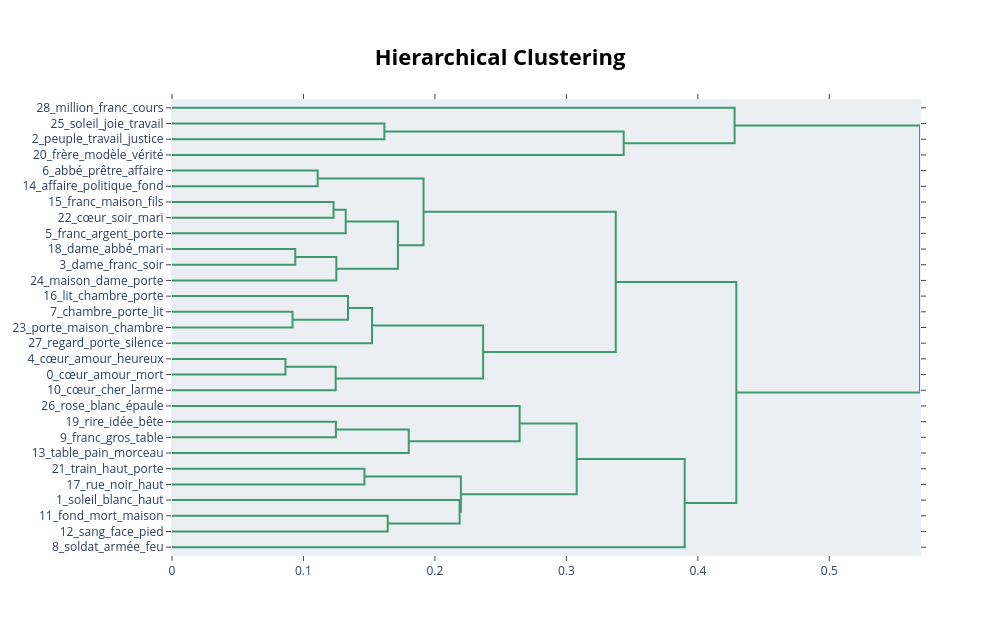

Write notebook code for a chart like this one.
### Code cell
fig = topic_model.visualize_hierarchy()
fig.show()

### Figure 1 — Plotly figure (JSON) as saved in the notebook; plotly's stock layout.template omitted (floating-point values rounded to 4 significant figures)
{"data": [{"hoverinfo": "text", "marker": {"color": "rgb(61,153,112)"}, "mode": "lines", "type": "scatter", "x": [0.0, 0.1616, 0.1616, 0.0], "xaxis": "x", "y": [-15.0, -15.0, -25.0, -25.0], "yaxis": "y"}, {"hoverinfo": "text", "marker": {"color": "rgb(61,153,112)"}, "mode": "lines", "type": "scatter", "x": [0.1616, 0.3436, 0.3436, 0.0], "xaxis": "x", "y": [-20.0, -20.0, -35.0, -35.0], "yaxis": "y"}, {"hoverinfo": "text", "marker": {"color": "rgb(61,153,112)"}, "mode": "lines", "type": "scatter", "x": [0.0, 0.4279, 0.4279, 0.3436], "xaxis": "x", "y": [-5.0, -5.0, -27.5, -27.5], "yaxis": "y"}, {"hoverinfo": "text", "marker": {"color": "rgb(61,153,112)"}, "mode": "lines", "type": "scatter", "x": [0.0, 0.1108, 0.1108, 0.0], "xaxis": "x", "y": [-45.0, -45.0, -55.0, -55.0], "yaxis": "y"}, {"hoverinfo": "text", "marker": {"color": "rgb(61,153,112)"}, "mode": "lines", "type": "scatter", "x": [0.0, 0.1229, 0.1229, 0.0], "xaxis": "x", "y": [-65.0, -65.0, -75.0, -75.0], "yaxis": "y"}, {"hoverinfo": "text", "marker": {"color": "rgb(61,153,112)"}, "mode": "lines", "type": "scatter", "x": [0.1229, 0.1321, 0.1321, 0.0], "xaxis": "x", "y": [-70.0, -70.0, -85.0, -85.0], "yaxis": "y"}, {"hoverinfo": "text", "marker": {"color": "rgb(61,153,112)"}, "mode": "lines", "type": "scatter", "x": [0.0, 0.09381, 0.09381, 0.0], "xaxis": "x", "y": [-95.0, -95.0, -105.0, -105.0], "yaxis": "y"}, {"hoverinfo": "text", "marker": {"color": "rgb(61,153,112)"}, "mode": "lines", "type": "scatter", "x": [0.09381, 0.125, 0.125, 0.0], "xaxis": "x", "y": [-100.0, -100.0, -115.0, -115.0], "yaxis": "y"}, {"hoverinfo": "text", "marker": {"color": "rgb(61,153,112)"}, "mode": "lines", "type": "scatter", "x": [0.1321, 0.1719, 0.1719, 0.125], "xaxis": "x", "y": [-77.5, -77.5, -107.5, -107.5], "yaxis": "y"}, {"hoverinfo": "text", "marker": {"color": "rgb(61,153,112)"}, "mode": "lines", "type": "scatter", "x": [0.1108, 0.1913, 0.1913, 0.1719], "xaxis": "x", "y": [-50.0, -50.0, -92.5, -92.5], "yaxis": "y"}, {"hoverinfo": "text", "marker": {"color": "rgb(61,153,112)"}, "mode": "lines", "type": "scatter", "x": [0.0, 0.09169, 0.09169, 0.0], "xaxis": "x", "y": [-135.0, -135.0, -145.0, -145.0], "yaxis": "y"}, {"hoverinfo": "text", "marker": {"color": "rgb(61,153,112)"}, "mode": "lines", "type": "scatter", "x": [0.0, 0.1339, 0.1339, 0.09169], "xaxis": "x", "y": [-125.0, -125.0, -140.0, -140.0], "yaxis": "y"}, {"hoverinfo": "text", "marker": {"color": "rgb(61,153,112)"}, "mode": "lines", "type": "scatter", "x": [0.1339, 0.1522, 0.1522, 0.0], "xaxis": "x", "y": [-132.5, -132.5, -155.0, -155.0], "yaxis": "y"}, {"hoverinfo": "text", "marker": {"color": "rgb(61,153,112)"}, "mode": "lines", "type": "scatter", "x": [0.0, 0.0863, 0.0863, 0.0], "xaxis": "x", "y": [-165.0, -165.0, -175.0, -175.0], "yaxis": "y"}, {"hoverinfo": "text", "marker": {"color": "rgb(61,153,112)"}, "mode": "lines", "type": "scatter", "x": [0.0863, 0.1245, 0.1245, 0.0], "xaxis": "x", "y": [-170.0, -170.0, -185.0, -185.0], "yaxis": "y"}, {"hoverinfo": "text", "marker": {"color": "rgb(61,153,112)"}, "mode": "lines", "type": "scatter", "x": [0.1522, 0.2366, 0.2366, 0.1245], "xaxis": "x", "y": [-143.8, -143.8, -177.5, -177.5], "yaxis": "y"}, {"hoverinfo": "text", "marker": {"color": "rgb(61,153,112)"}, "mode": "lines", "type": "scatter", "x": [0.1913, 0.3376, 0.3376, 0.2366], "xaxis": "x", "y": [-71.25, -71.25, -160.6, -160.6], "yaxis": "y"}, {"hoverinfo": "text", "marker": {"color": "rgb(61,153,112)"}, "mode": "lines", "type": "scatter", "x": [0.0, 0.1247, 0.1247, 0.0], "xaxis": "x", "y": [-205.0, -205.0, -215.0, -215.0], "yaxis": "y"}, {"hoverinfo": "text", "marker": {"color": "rgb(61,153,112)"}, "mode": "lines", "type": "scatter", "x": [0.1247, 0.1801, 0.1801, 0.0], "xaxis": "x", "y": [-210.0, -210.0, -225.0, -225.0], "yaxis": "y"}, {"hoverinfo": "text", "marker": {"color": "rgb(61,153,112)"}, "mode": "lines", "type": "scatter", "x": [0.0, 0.2644, 0.2644, 0.1801], "xaxis": "x", "y": [-195.0, -195.0, -217.5, -217.5], "yaxis": "y"}, {"hoverinfo": "text", "marker": {"color": "rgb(61,153,112)"}, "mode": "lines", "type": "scatter", "x": [0.0, 0.1464, 0.1464, 0.0], "xaxis": "x", "y": [-235.0, -235.0, -245.0, -245.0], "yaxis": "y"}, {"hoverinfo": "text", "marker": {"color": "rgb(61,153,112)"}, "mode": "lines", "type": "scatter", "x": [0.0, 0.1641, 0.1641, 0.0], "xaxis": "x", "y": [-265.0, -265.0, -275.0, -275.0], "yaxis": "y"}, {"hoverinfo": "text", "marker": {"color": "rgb(61,153,112)"}, "mode": "lines", "type": "scatter", "x": [0.0, 0.2188, 0.2188, 0.1641], "xaxis": "x", "y": [-255.0, -255.0, -270.0, -270.0], "yaxis": "y"}, {"hoverinfo": "text", "marker": {"color": "rgb(61,153,112)"}, "mode": "lines", "type": "scatter", "x": [0.1464, 0.2198, 0.2198, 0.2188], "xaxis": "x", "y": [-240.0, -240.0, -262.5, -262.5], "yaxis": "y"}, {"hoverinfo": "text", "marker": {"color": "rgb(61,153,112)"}, "mode": "lines", "type": "scatter", "x": [0.2644, 0.3078, 0.3078, 0.2198], "xaxis": "x", "y": [-206.2, -206.2, -251.2, -251.2], "yaxis": "y"}, {"hoverinfo": "text", "marker": {"color": "rgb(61,153,112)"}, "mode": "lines", "type": "scatter", "x": [0.3078, 0.39, 0.39, 0.0], "xaxis": "x", "y": [-228.8, -228.8, -285.0, -285.0], "yaxis": "y"}, {"hoverinfo": "text", "marker": {"color": "rgb(61,153,112)"}, "mode": "lines", "type": "scatter", "x": [0.3376, 0.4293, 0.4293, 0.39], "xaxis": "x", "y": [-115.9, -115.9, -256.9, -256.9], "yaxis": "y"}, {"hoverinfo": "text", "marker": {"color": "rgb(61,153,112)"}, "mode": "lines", "type": "scatter", "x": [0.4279, 0.569, 0.569, 0.4293], "xaxis": "x", "y": [-16.25, -16.25, -186.4, -186.4], "yaxis": "y"}], "layout": {"autosize": false, "height": 635, "hoverlabel": {"bgcolor": "white", "font": {"family": "Rockwell", "size": 16}}, "hovermode": "closest", "plot_bgcolor": "#ECEFF1", "showlegend": false, "title": {"font": {"color": "Black", "size": 22}, "text": "<b>Hierarchical Clustering</b>", "x": 0.5, "xanchor": "center", "yanchor": "top"}, "width": 1000, "xaxis": {"mirror": "allticks", "rangemode": "tozero", "showgrid": false, "showline": true, "showticklabels": true, "ticks": "outside", "type": "linear", "zeroline": false}, "yaxis": {"mirror": "allticks", "range": [-290, 0], "rangemode": "tozero", "showgrid": false, "showline": true, "showticklabels": true, "tickmode": "array", "ticks": "outside", "ticktext": ["28_million_franc_cours", "25_soleil_joie_travail", "2_peuple_travail_justice", "20_frère_modèle_vérité", "6_abbé_prêtre_affaire", "14_affaire_politique_fond", "15_franc_maison_fils", "22_cœur_soir_mari", "5_franc_argent_porte", "18_dame_abbé_mari", "3_dame_franc_soir", "24_maison_dame_porte", "16_lit_chambre_porte", "7_chambre_porte_lit", "23_porte_maison_chambre", "27_regard_porte_silence", "4_cœur_amour_heureux", "0_cœur_amour_mort", "10_cœur_cher_larme", "26_rose_blanc_épaule", "19_rire_idée_bête", "9_franc_gros_table", "13_table_pain_morceau", "21_train_haut_porte", "17_rue_noir_haut", "1_soleil_blanc_haut", "11_fond_mort_maison", "12_sang_face_pied", "8_soldat_armée_feu"], "tickvals": [-5, -15, -25, -35, -45, -55, -65, -75, -85, -95, -105, -115, -125, -135, -145, -155, -165, -175, -185, -195, -205, -215, -225, -235, -245, -255, -265, -275, -285], "type": "linear", "zeroline": false}}}
